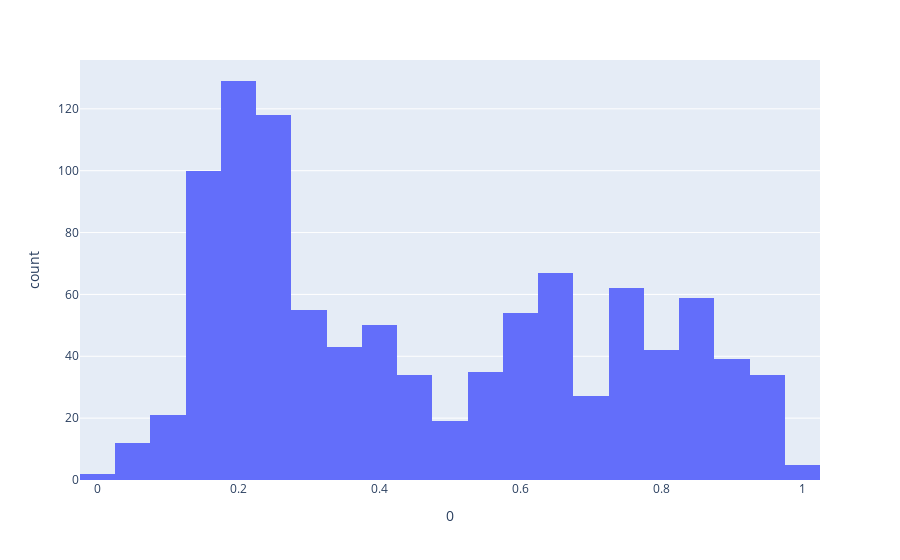

Source (notebook cell):
### Code cell
# Convert it to a pandas DataFrame or Series
y_train_scaled_df = pd.DataFrame(y_train_scaled)

# Now you can use the hist() method
#X_train_scaled_df.hist()

fig = px.histogram(y_train_scaled_df, x=0)
fig.show()

### Figure 1 — Plotly figure (JSON) as saved in the notebook; plotly's stock layout.template omitted (floating-point values rounded to 4 significant figures; data arrays with more than 128 entries replaced by an {"elided": "..."} marker saying what was removed)
{"data": [{"alignmentgroup": "True", "bingroup": "x", "hovertemplate": "0=%{x}<br>count=%{y}<extra></extra>", "legendgroup": "", "marker": {"color": "#636efa", "pattern": {"shape": ""}}, "name": "", "offsetgroup": "", "orientation": "v", "showlegend": false, "type": "histogram", "x": {"elided": "1007 float values"}, "xaxis": "x", "yaxis": "y"}], "layout": {"autosize": true, "barmode": "relative", "legend": {"tracegroupgap": 0}, "margin": {"t": 60}, "xaxis": {"anchor": "y", "autorange": true, "domain": [0, 1], "range": [-0.025, 1.025], "title": {"text": "0"}, "type": "linear"}, "yaxis": {"anchor": "x", "autorange": true, "domain": [0, 1], "range": [0, 135.8], "title": {"text": "count"}}}}
